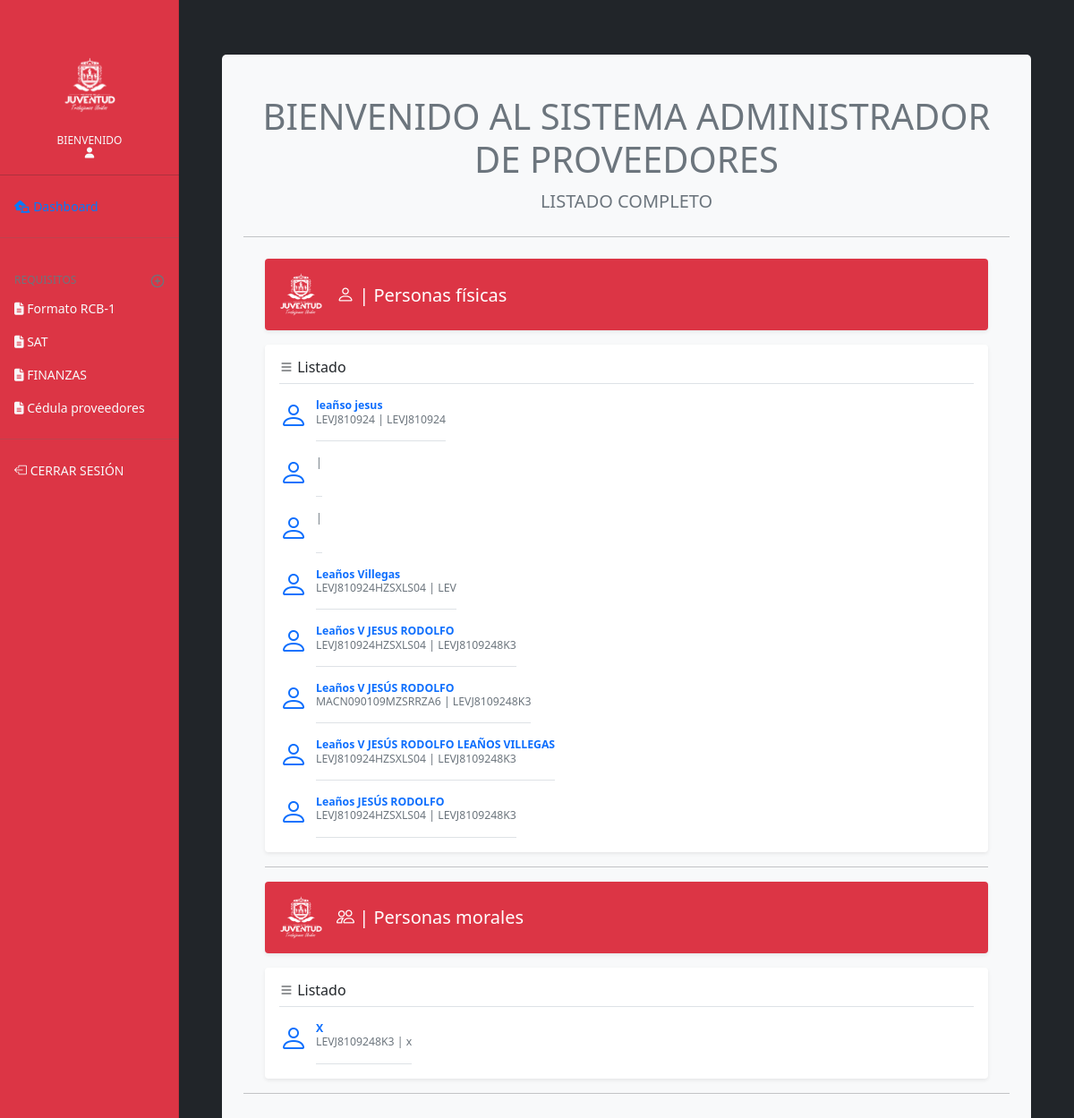
Page /admin/listado_completo.php on the earlier database version.
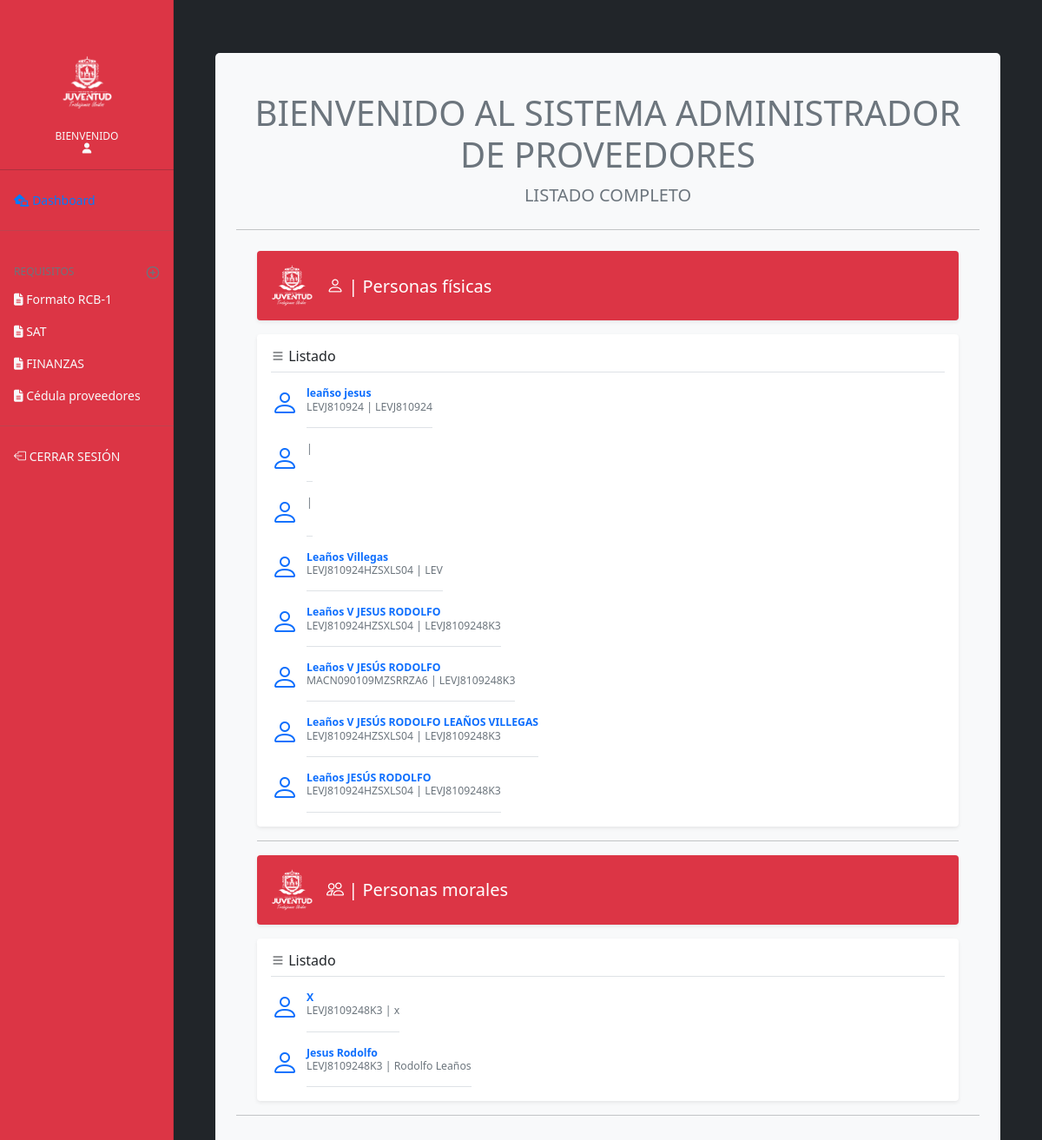
Same page on the later database version.
### tables this page shows
CREATE TABLE `datos` (
  `id` int(11) NOT NULL,
  `id_ext` int(11) NOT NULL,
  `fisc_apellido` varchar(100) DEFAULT NULL,
  `fisc_nombre` varchar(70) DEFAULT NULL,
  `fisc_curp` varchar(20) DEFAULT NULL,
  `rfc` varchar(50) DEFAULT NULL,
  `moral_razon` varchar(100) DEFAULT NULL,
  `moral_denominacion` varchar(100) DEFAULT NULL,
  `moral_archivo_acta` varchar(300) DEFAULT NULL,
  `tipo_usr` int(11) NOT NULL,
  `validacion` int(11) NOT NULL
);

### admin/listado_completo.php (the view, shortened to what the changed rows need)
<?php
include('prcd/conn.php');
?>
<!doctype html>
<html lang="es">
  <head>
    <link rel="stylesheet" href="https://cdn.jsdelivr.net/npm/bootstrap-icons@1.3.0/font/bootstrap-icons.css">
    <link href="css/bootstrap.css" rel="stylesheet">
    <link href="assets/dist/css/bootstrap.min.css" rel="stylesheet">
    <link href="css/offcanvas.css" rel="stylesheet">
    <link href="css/dashboard.css" rel="stylesheet">
  </head>
  <body class="bg-dark">
<div class="container-fluid">
  <div class="row">
    <main role="main" class="col-md-9 ml-sm-auto col-lg-10 px-md-4 bg-dark" style="background-color:#eaeef4; height:100%;">
              <?php
                $persona_fisica = "SELECT * FROM datos where tipo_usr = 1";
                $resultado_persona_fisica= $conn->query($persona_fisica);
                $persona_moral = "SELECT * FROM datos where tipo_usr = 2";
                $resultado_persona_moral= $conn->query($persona_moral);
              ?>
    <div class="container-fluid" style="max-height: 100%;">
      <div class="jumbotron jumbotron-fluid" style="background-color:#f8f9fa; width:100%;border-radius:5px;  margin-top:0%; padding-top:45px; ">
        <div class="container-fluid">
          <h1 class="h1 text-secondary text-center">BIENVENIDO AL SISTEMA ADMINISTRADOR DE PROVEEDORES</h1>
          <main class="container">
            <div class="d-flex align-items-center p-3 my-3 text-white bg-purple rounded shadow-sm bg-danger">
              <div class="lh-1">
                <h1 class="h6 mb-0 text-white lh-1 lead"><i class="bi bi-person"></i> | Personas físicas</h1>
              </div>
            </div>
            <div class="my-3 p-3 bg-body rounded shadow-sm">
              <?php
                while($row_fisica = $resultado_persona_fisica->fetch_assoc()){
                  echo '<div class="d-flex text-muted pt-3">';
                  echo '<i class="bi bi-person h2 text-primary" style="margin-right:9px"></i>';
                  echo '<p class="pb-3 mb-0 small lh-sm border-bottom">';
                  echo '<strong class="d-block text-gray-dark"><a href="datos_proveedor.php?id='.$row_fisica['id_ext'].'" target="_self">'.$row_fisica['fisc_apellido'].' '.$row_fisica['fisc_nombre'].'</a></strong>';
                  echo $row_fisica['fisc_curp'].' | '.$row_fisica['rfc'];
                  echo '</p>';
                 echo '</div>';
                }
              ?>
            </div>
            <div class="d-flex align-items-center p-3 my-3 text-white bg-purple rounded shadow-sm bg-danger">
              <div class="lh-1">
                <h1 class="h6 mb-0 text-white lh-1 lead"><i class="bi bi-people"></i> | Personas morales</h1>
              </div>
            </div>
            <div class="my-3 p-3 bg-body rounded shadow-sm">
              <?php
                while($row_moral = $resultado_persona_moral->fetch_assoc()){
                  echo '<div class="d-flex text-muted pt-3">';
                  echo '<i class="bi bi-person h2 text-primary" style="margin-right:9px"></i>';
                  echo '<p class="pb-3 mb-0 small lh-sm border-bottom">';
                  echo '<strong class="d-block text-gray-dark"><a href="datos_proveedor.php?id='.$row_moral['id_ext'].'" target="_self">'.$row_moral['moral_razon'].'</a></strong>';
                  echo $row_moral['rfc'].' | '.$row_moral['moral_denominacion'];
                  echo '</p>';
                 echo '</div>';
                }
              ?>
            </div>
          </main>
        </div>
        </div>
    </div>
    </main>
  </div>
</div>
        <script src="css/dashboard.js"></script></body>
</html>

Differences in the rows shown:
added datos: moral_razon "Jesus Rodolfo", rfc "LEVJ8109248K3", moral_denominacion "Rodolfo Leaños", shown under "Listado"
